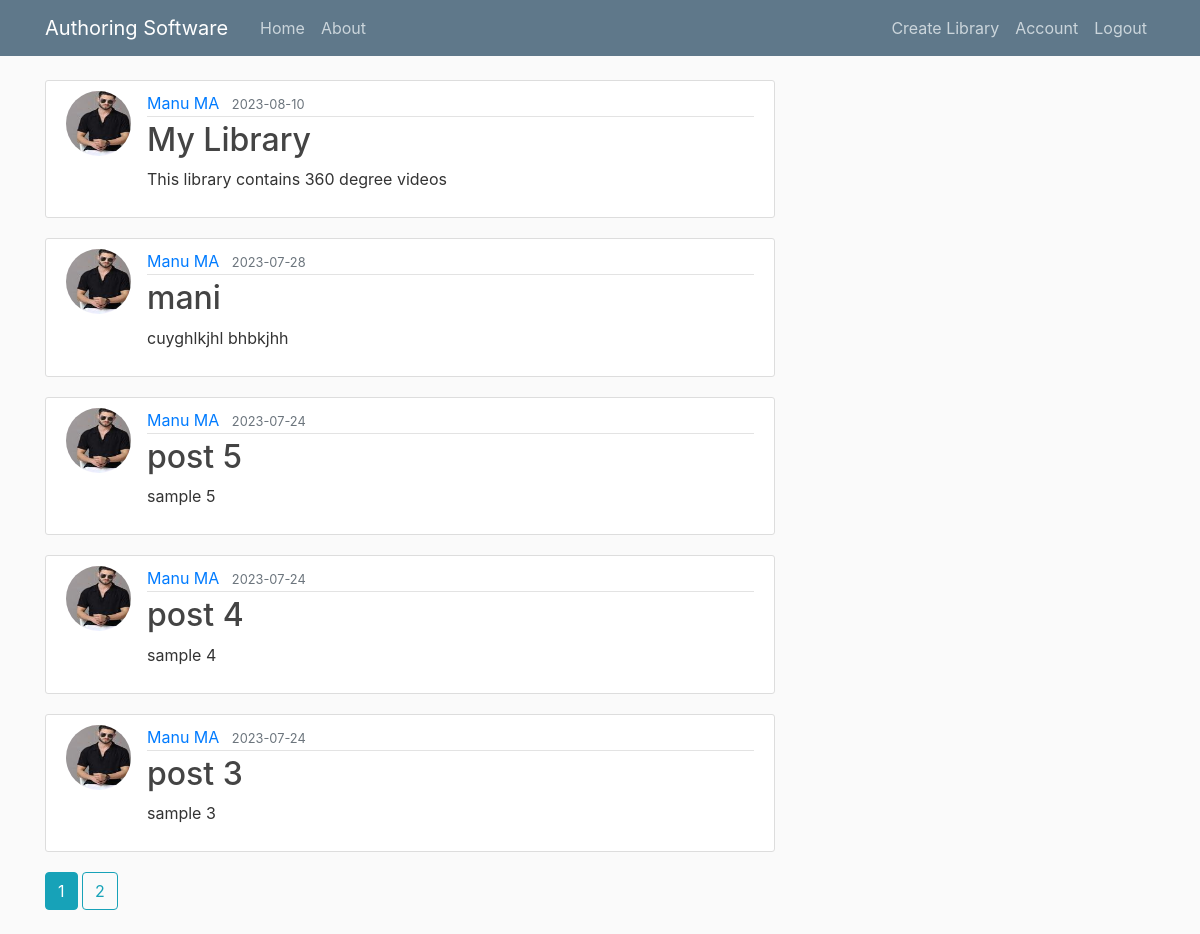
Page /libraries/existing (signed in) on the committed database.
### flaskblog/models.py (models this page shows, shortened)
class Post(db.Model):
    id = db.Column(db.Integer, primary_key=True)
    title = db.Column(db.String(100), nullable=False)
    date_posted = db.Column(db.DateTime, nullable=False, default=datetime.utcnow)
    content = db.Column(db.Text, nullable=False)
    user_id = db.Column(db.Integer, db.ForeignKey('user.id'), nullable=False)

class User(db.Model, UserMixin):
    id = db.Column(db.Integer, primary_key=True)
    username = db.Column(db.String(20), unique=True, nullable=False)
    email = db.Column(db.String(120), unique=True, nullable=False)
    image_file = db.Column(db.String(20), nullable=False, default='default.jpg')
    password = db.Column(db.String(60), nullable=False)
    posts = db.relationship('Post', backref='author', lazy=True)
    videos = db.relationship('Video', backref='author', lazy=True)

### flaskblog/posts/routes.py (the view)
@posts.route("/libraries/existing", methods=['GET', 'POST'])
@login_required
def existing_experience():
    page = request.args.get('page', 1, type=int)
    posts = Post.query.order_by(Post.date_posted.desc()).paginate(page=page, per_page=5)
    return render_template('existing_libraries.html', posts=posts)

### flaskblog/models.py (called while the page is built)
@login_manager.user_loader
def load_user(user_id):
    return User.query.get(int(user_id))

### flaskblog/templates/existing_libraries.html
{% extends "layout.html" %}
{% block content %}
    {% for post in posts.items %}
        <article class="media content-section">
          <img class="rounded-circle article-img" src="{{ url_for('static', filename='profile_pics/' + post.author.image_file) }}">
          <div class="media-body">
              <div class="article-metadata">
                  <a class="mr-2" href="{{ url_for('users.user_posts', username=post.author.username) }}">{{ post.author.username }}</a>
                  <small class="text-muted">{{ post.date_posted.strftime('%Y-%m-%d') }}</small>
              </div>
              <h2><a class="article-title" href="{{ url_for('posts.post', post_id=post.id) }}">{{ post.title }}</a></h2>
              <p class="article-content">{{ post.content }}</p>
          </div>
        </article>
    {% endfor %}
    {% for page_num in posts.iter_pages(left_edge=1, right_edge=1, left_current=1, right_current=2) %}
      {% if page_num %}
        {% if posts.page == page_num %}
          <a class="btn btn-info mb-4" href="{{ url_for('main.home', page=page_num) }}">{{ page_num }}</a>
        {% else %}
          <a class="btn btn-outline-info mb-4" href="{{ url_for('main.home', page=page_num) }}">{{ page_num }}</a>
        {% endif %}
      {% else %}
        ...
      {% endif %}
    {% endfor %}
{% endblock content %}

### flaskblog/static/main.css (style rules this page uses)
body { background: #fafafa; color: #333333; margin-top: 5rem; }
h1, h2, h3, h4, h5, h6 { color: #444444; }
.content-section { background: #ffffff; padding: 10px 20px; border: 1px solid #dddddd; border-radius: 3px; margin-bottom: 20px; }
.article-title { color: #444444; }
.article-content { white-space: pre-line; }
.article-img { height: 65px; width: 65px; margin-right: 16px; }
.article-metadata { padding-bottom: 1px; margin-bottom: 4px; border-bottom: 1px solid #e3e3e3 }

### rows in the picture
Post: image_file (picture), author.username "Manu MA", date_posted "2023-08-10", title "My Library", content "This library contains 360 degree videos"
Post: image_file (picture), author.username "Manu MA", date_posted "2023-07-28", title "mani", content "cuyghlkjhl bhbkjhh"
Post: image_file (picture), author.username "Manu MA", date_posted "2023-07-24", title "post 5", content "sample 5"
Post: image_file (picture), author.username "Manu MA", date_posted "2023-07-24", title "post 4", content "sample 4"
Post: image_file (picture), author.username "Manu MA", date_posted "2023-07-24", title "post 3", content "sample 3"

### other values in the picture
{{ page_num }} "1"
{{ page_num }} "2"
